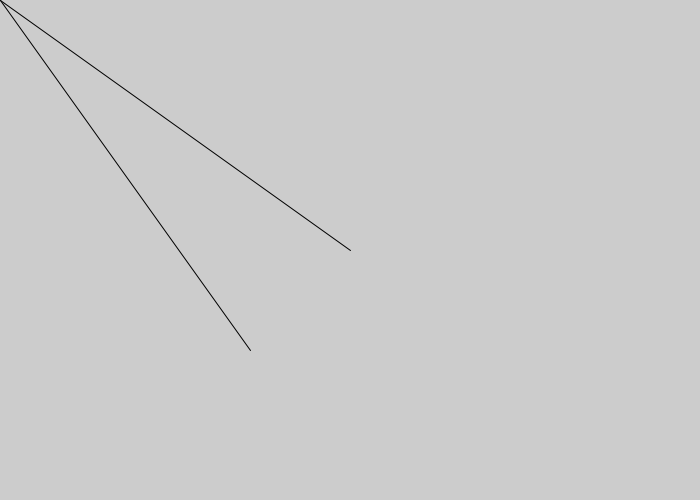
Frame 1 (no input)
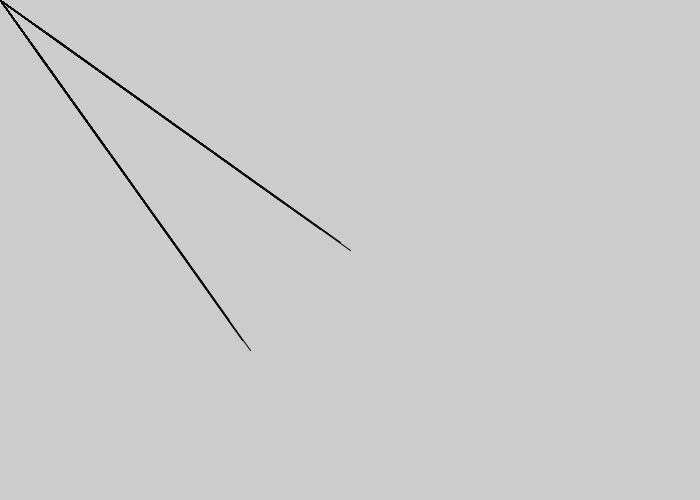
Frame 60 (the mouse pressed at the canvas centre just before this capture)
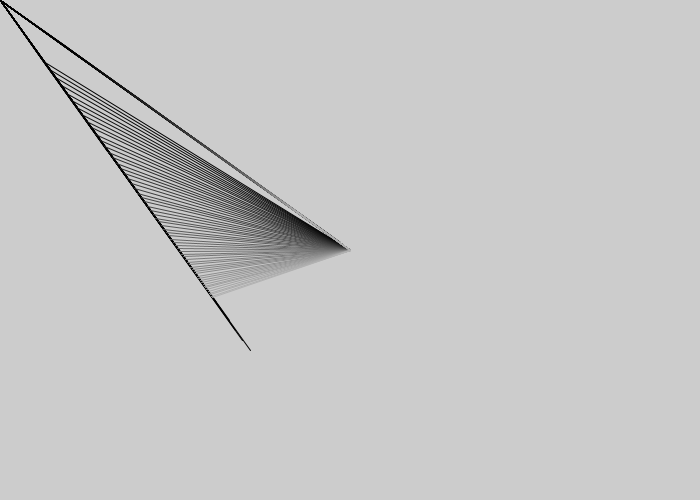
Frame 120 (the mouse held since frame 60 and released just before this capture)

The Processing sketch that drew these frames (run headless with seeded random() and noise(); from frame 60 on, the mouse is pressed at the canvas centre):

// Processing sketch: processing_33653
// ── processing_33653.pde

float xpos = 350;
float ypos = 250;
int R = 0;
int F = 0;

void setup(){
  size(700,500);
  smooth();
  
}

void draw(){
  
  
   if (mousePressed == true) {
    stroke(R);
    
    R = R + 3;
    
    if (R > 255){
      R = 255;
    }
    
  } else {
    stroke(R);
    R = R - 3;
    
    if(R < 0){
      R = 0;
    }
    
  }
  
    
  

  
  line(mouseX,mouseY,xpos,ypos);
  line(mouseX,mouseY,ypos,xpos);
  rotate(PI/random(10));
  xpos = xpos + (mouseX - xpos)/35.0;
  ypos = ypos + (mouseY - ypos)/35.0;
 
  
}
